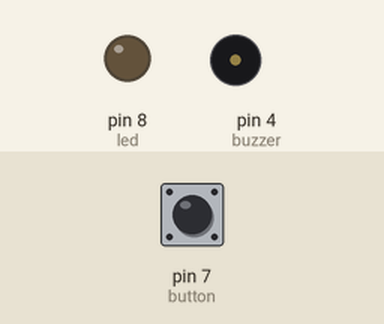
Recording of a sketch running on a simulated Arduino Uno, built with avr-gcc and run on an emulated ATmega328P. On the bench: output pins drawn as LEDs (lit = HIGH), buzzer (waves = sounding, pin HIGH). The test bench sets the inputs (shaded band); at power-on: pin 7 (button) HIGH. What the sketch prints to the serial monitor is not drawn.

Above: at 1.2 s.
1.3 s: pin 7 (button) pulled LOW for 0.15 s
At 2.6 s:
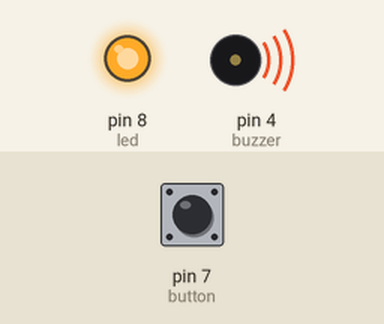
2.9 s: pin 7 (button) pulled LOW for 1 s
At 3.8 s:
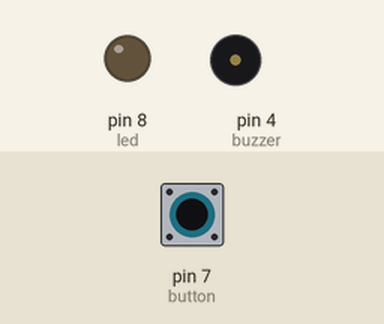
5.4 s: pin 7 (button) pulled LOW for 3.2 s
At 5.8 s:
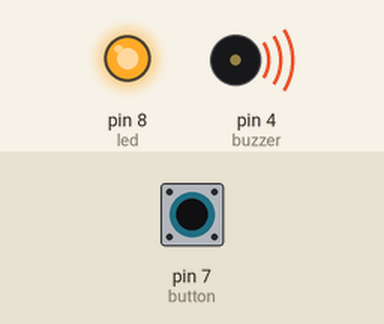
Timing chart, 0 to 8.4 s (numbered marks = the images above; inputs shaded):
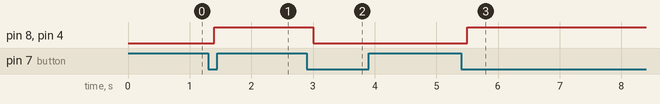

The sketch:

Rice.ino
```cpp
int led=8;
int button=7;
int stat=0;
int buzzer=4;
unsigned long lastDebounceTime = 0;
unsigned long debounceDelay = 100;
unsigned long buttonstate=0;
unsigned long lbuttonstate=0;
unsigned long reading=0;

void setup() {
Serial.begin(9600);
pinMode(led,OUTPUT);
pinMode(button,INPUT_PULLUP);
pinMode(buzzer,OUTPUT);
digitalWrite(led,LOW);
}

void loop() {
  // First Reading
  reading=!digitalRead(button);

  //Reset last debounce time at noticed change
  if(reading!=lbuttonstate){
    lastDebounceTime=millis();
  }

  //Hold read value for 50ms and then set button state
  if((millis()-lastDebounceTime)>debounceDelay){
    if(reading!=buttonstate){
      buttonstate=reading;
    if(buttonstate){
      stat=!stat;
    }
    if(stat){
      digitalWrite(led,HIGH);
      digitalWrite(buzzer,HIGH);
    }
    else{
      digitalWrite(led,LOW);
      digitalWrite(buzzer,LOW);
    }
    }
  }
  //Set last button state
  lbuttonstate=reading;

  Serial.print(stat);
}
```

Measured:
- after the input at 1.3 s, pin 8 (led), pin 4 (buzzer): LOW → HIGH after 0.10 s
- after the input at 2.9 s, pin 8 (led), pin 4 (buzzer): HIGH → LOW after 0.10 s
- after the input at 5.4 s, pin 8 (led), pin 4 (buzzer): LOW → HIGH after 0.10 s
